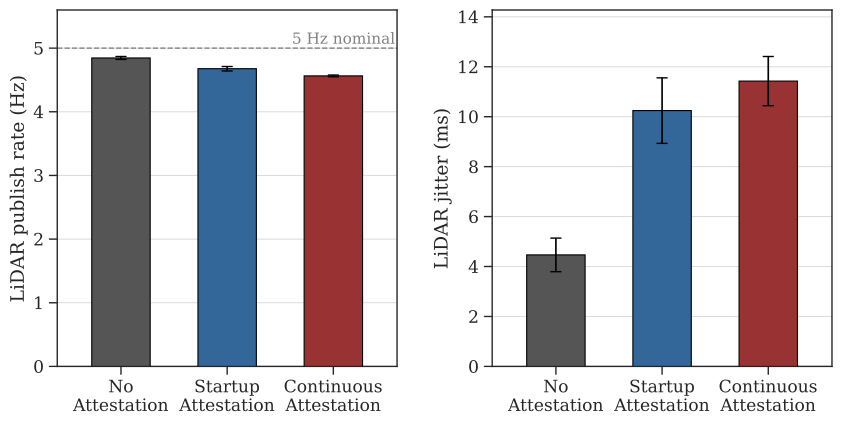

The script that saved this image:
#!/usr/bin/env python3
"""
Bar chart comparing /scan topic publish rate and jitter across conditions.

Three conditions: no_sidecar/baseline, with_sidecar/startup, with_sidecar/continuous.
Two panels: left = mean Hz, right = mean jitter (ms).
Error bars = std across runs.
"""

from pathlib import Path
import pandas as pd
import matplotlib.pyplot as plt
import matplotlib.patches as mpatches
import seaborn as sns

INPUT_FILE = "../data/performance-benchmark/summary_topic_stats.csv"

FONT_SCALE    = 1.4
BAR_WIDTH     = 0.55
HEADROOM      = 1.15

# Display labels and order
CONDITION_LABELS = {
    ("no_sidecar",   "baseline"):   "No\nAttestation",
    ("with_sidecar", "startup"):    "Startup\nAttestation",
    ("with_sidecar", "continuous"): "Continuous\nAttestation",
}


def main():
    script_dir = Path(__file__).parent.resolve()
    csv_path   = (script_dir / INPUT_FILE).resolve()
    if not csv_path.exists():
        raise SystemExit(f"CSV not found: {csv_path}")

    df = pd.read_csv(csv_path)

    # Build ordered rows
    rows = []
    for (cond, mode), label in CONDITION_LABELS.items():
        sub = df[(df["condition"] == cond) & (df["mode"] == mode)]
        if sub.empty:
            print(f"[WARN] No data for {cond}/{mode}, skipping.")
            continue
        rows.append({
            "label":          label,
            "hz_mean":        float(sub["hz_mean"].iloc[0]),
            "hz_std":         float(sub["hz_std"].iloc[0]),
            "jitter_mean_ms": float(sub["jitter_mean_ms"].iloc[0]),
            "jitter_std_ms":  float(sub["jitter_std_ms"].iloc[0]),
        })

    if not rows:
        raise SystemExit("No data rows found.")

    sns.set_theme(context="paper", style="ticks",
                  rc={"xtick.direction": "out", "ytick.direction": "out"},
                  font_scale=FONT_SCALE)
    plt.rcParams.update({"font.family": "serif"})

    colors = ["#555555", "#336699", "#993333"]   # gray, steel blue, dark red
    xs       = list(range(len(rows)))
    labels   = [r["label"] for r in rows]

    fig, (ax_hz, ax_jit) = plt.subplots(
        1, 2, figsize=(10, 4.4),
        gridspec_kw={"wspace": 0.28},
    )

    for ax, metric, std_key, ylabel, title in [
        (ax_hz,  "hz_mean",        "hz_std",         "LiDAR publish rate (Hz)",   "Mean publish rate"),
        (ax_jit, "jitter_mean_ms", "jitter_std_ms",  "LiDAR jitter (ms)",         "Inter-arrival jitter"),
    ]:
        for i, (row, color) in enumerate(zip(rows, colors)):
            mean = row[metric]
            std  = row[std_key]
            ax.bar(i, mean, width=BAR_WIDTH, color=color,
                   edgecolor="black", linewidth=0.8, zorder=3)
            if std > 0:
                ax.errorbar(i, mean, yerr=std,
                            fmt="none", color="black",
                            capsize=4, linewidth=1.2, zorder=5)
            print(f"[VAL] {title}: {row['label'].replace(chr(10), ' '):<30} "
                  f"mean={mean:.3f}  std={std:.4f}")

        ax.set_xticks(xs)
        ax.set_xticklabels(labels, ha="center")
        ax.set_xlim(-0.6, len(rows) - 0.4)
        ax.set_ylim(0, max(row[metric] + row[std_key] for row in rows) * HEADROOM)
        ax.set_ylabel(ylabel)
        ax.tick_params(axis="both", which="major", length=6, width=1.0, direction="out")
        ax.grid(axis="y", which="major", linestyle="-", linewidth=0.7, alpha=0.75)
        ax.set_axisbelow(True)

    # Reference line at 5 Hz (nominal scan rate)
    ax_hz.axhline(5.0, color="gray", linewidth=1.0, linestyle="--", zorder=2)
    ax_hz.text(len(rows) - 0.42, 5.02, "5 Hz nominal",
               color="gray", fontsize=plt.rcParams.get("font.size", 9) * 0.82,
               va="bottom", ha="right")

    plt.subplots_adjust(top=0.92)

    out_path = script_dir / "barplot_scan_jitter.pdf"
    fig.savefig(out_path, dpi=300, bbox_inches="tight")
    print(f"\n[OK] Saved: {out_path}")
    plt.close(fig)


if __name__ == "__main__":
    main()
